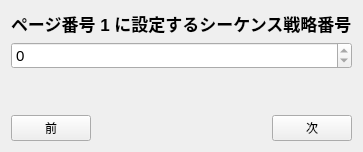
      <widget class="QWidget" name="pagePageStrategy">
       <layout class="QVBoxLayout" name="vLayout_14">
        <item>
         <widget class="QLabel" name="labelPageStrategyTitle">
          <property name="font"><font><pointsize>13</pointsize><bold>true</bold></font></property>
          <property name="text"><string>ページ番号 1 に設定するシーケンス戦略番号</string></property>
         </widget>
        </item>
        <item>
         <widget class="QSpinBox" name="spinBoxPageStrategyNo">
          <property name="font"><font><pointsize>11</pointsize></font></property>
          <property name="minimum"><number>0</number></property>
          <property name="maximum"><number>0</number></property>
         </widget>
        </item>
        <item><spacer name="vSpacer_14"><property name="orientation"><enum>Qt::Vertical</enum></property><property name="sizeHint" stdset="0"><size><width>20</width><height>40</height></size></property></spacer></item>
        <item>
         <layout class="QHBoxLayout" name="hNav_14">
          <item><widget class="QPushButton" name="pushButtonPrev_14"><property name="text"><string>前</string></property></widget></item>
          <item><spacer name="hSpacer_14"><property name="orientation"><enum>Qt::Horizontal</enum></property><property name="sizeHint" stdset="0"><size><width>40</width><height>20</height></size></property></spacer></item>
          <item><widget class="QPushButton" name="pushButtonNext_14"><property name="text"><string>次</string></property></widget></item>
         </layout>
        </item>
       </layout>
      </widget>
